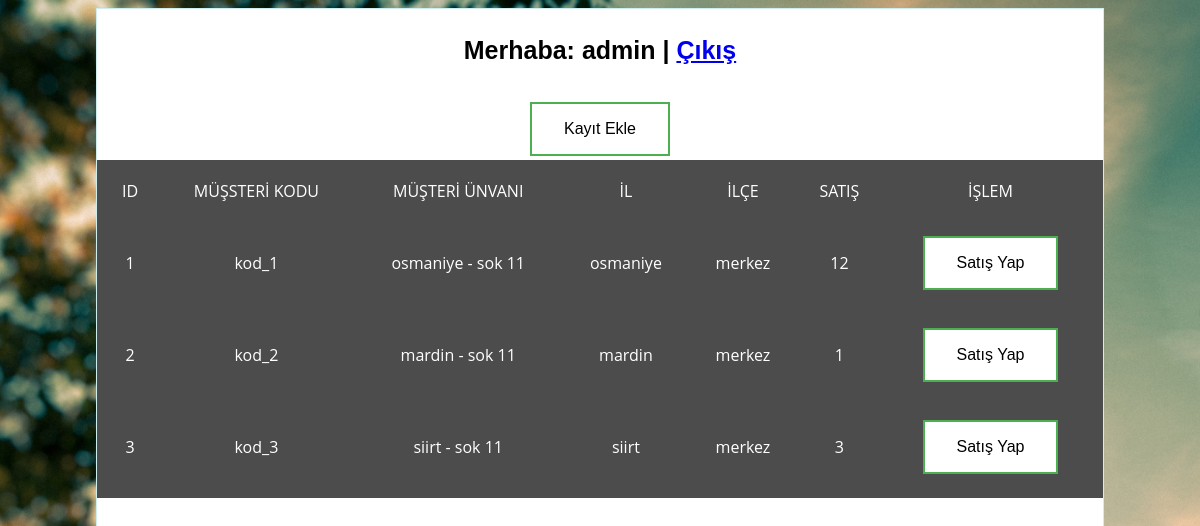
Page /home.php (signed in) on the committed database.
### tables this page shows
CREATE TABLE IF NOT EXISTS `ayse_users` (
`user_id` int(11) NOT NULL,
  `username` varchar(50) NOT NULL,
  `password` varchar(50) NOT NULL,
  `name` varchar(50) NOT NULL
);

CREATE TABLE IF NOT EXISTS `ayse_islem` (
`id` int(11) NOT NULL,
  `kodu` varchar(50) NOT NULL,
  `unvani` varchar(50) NOT NULL,
  `il` varchar(50) NOT NULL,
  `ilce` varchar(50) NOT NULL,
  `satis` varchar(50) NOT NULL
);

### www/session.php (called while the page is built, shortened)
<?php
$session_id=$_SESSION['user_id'];
?>

### www/home.php (the view, shortened to what this page needs)
<?php
include('dbcon.php');
include('session.php');
$result=mysqli_query($con, "select * from ayse_users where user_id='$session_id'")or die('Hatalı Bilgiler');
$rowss=mysqli_fetch_array($result);
?>
<html lang="tr">
<head>
<head>
</head>
<body>
<center>
	<div style="width: 85%; background-repeat: no-repeat; background: #fff; box-shadow: 0px 1px 0px rgba(0,0,0,0.6),inset 0px 1px 0px rgba(255,255,255,0.04);border:1.4px solid #cfecf0;">
		    <center><h3>Merhaba: <?php echo $rowss['name']; ?> | <a href="logout.php">Çıkış</a></h3></center>
		    <br>
		    <a href="ekle" target="_blank"><button class="button button1">Kayıt Ekle</button></a>
		    <br>
	<table style="width: 100%; max-width: 100% margin: 10px; border:1px; background: rgba(0,0,0,0.7);" cellspacing="10" cellpadding="10">
		<tr>
			<td><center>ID</center></td>
			<td><center>MÜŞSTERİ KODU</center></td>
			<td><center>MÜŞTERİ ÜNVANI</center></td>
			<td><center>İL</center></td>
			<td><center>İLÇE</center></td>
			<td><center>SATIŞ</center></td>
			<td><center>İŞLEM</center></td>
		</tr>
                              <?php $ret=mysqli_query($con,"SELECT * from ayse_islem");
							  while($row=mysqli_fetch_array($ret))
							  {?>
					<tr>
					<td><center><?php echo $row['id'];?></center></td>
					<td><center><?php echo $row['kodu'];?></center></td>
					<td><center><?php echo $row['unvani'];?></center></td>
					<td><center><?php echo $row['il'];?></center></td>
					<td><center><?php echo $row['ilce'];?></center></td>
					<td><center><?php echo $row['satis'];?></center></td>
					<td><center><a href="home.php?id=<?php echo $row['id'];?>"><button class="button button1"
						onClick="return confirm('ID\'Sİ : <?php echo $row['id'];?> OLAN MÜŞTERİ +1 EKLENSİN Mİ');">Satış Yap</button></a></center></td>
					</tr>
				<?php }?>
	</table>
	<br>
<div id="chartDiv" class="pie-chart"></div>
</center>
</body>
</html>

### www/home.php (style rules this page uses)
body { color: #fff; font: 87.5%/1.5em 'Open Sans', sans-serif; background:url(img/bg.jpg)no-repeat center center fixed; -webkit-background-size: cover; -moz-background-size: cover; -o-background-size: cover; background-size: cover; }
h3 { font-size: 25px; font-weight: 640; margin-bottom: 10px; color: #000; padding:6px; font-family:'sans-serif','helvetica'; }
.button { background-color: #4CAF50; border: none; color: white; padding: 16px 32px; text-align: center; text-decoration: none; display: inline-block; font-size: 16px; margin: 4px 2px; transition-duration: 0.4s; cursor: pointer; }
.button1 { background-color: white; color: black; border: 2px solid #4CAF50; }
.pie-chart { width: 600px; height: 400px; margin: 0 auto; }

### rows in the picture
ayse_users: name "admin"
ayse_islem: id "1", kodu "kod_1", unvani "osmaniye - sok 11", il "osmaniye", ilce "merkez", satis "12"
ayse_islem: id "2", kodu "kod_2", unvani "mardin - sok 11", il "mardin", ilce "merkez", satis "1"
ayse_islem: id "3", kodu "kod_3", unvani "siirt - sok 11", il "siirt", ilce "merkez", satis "3"
